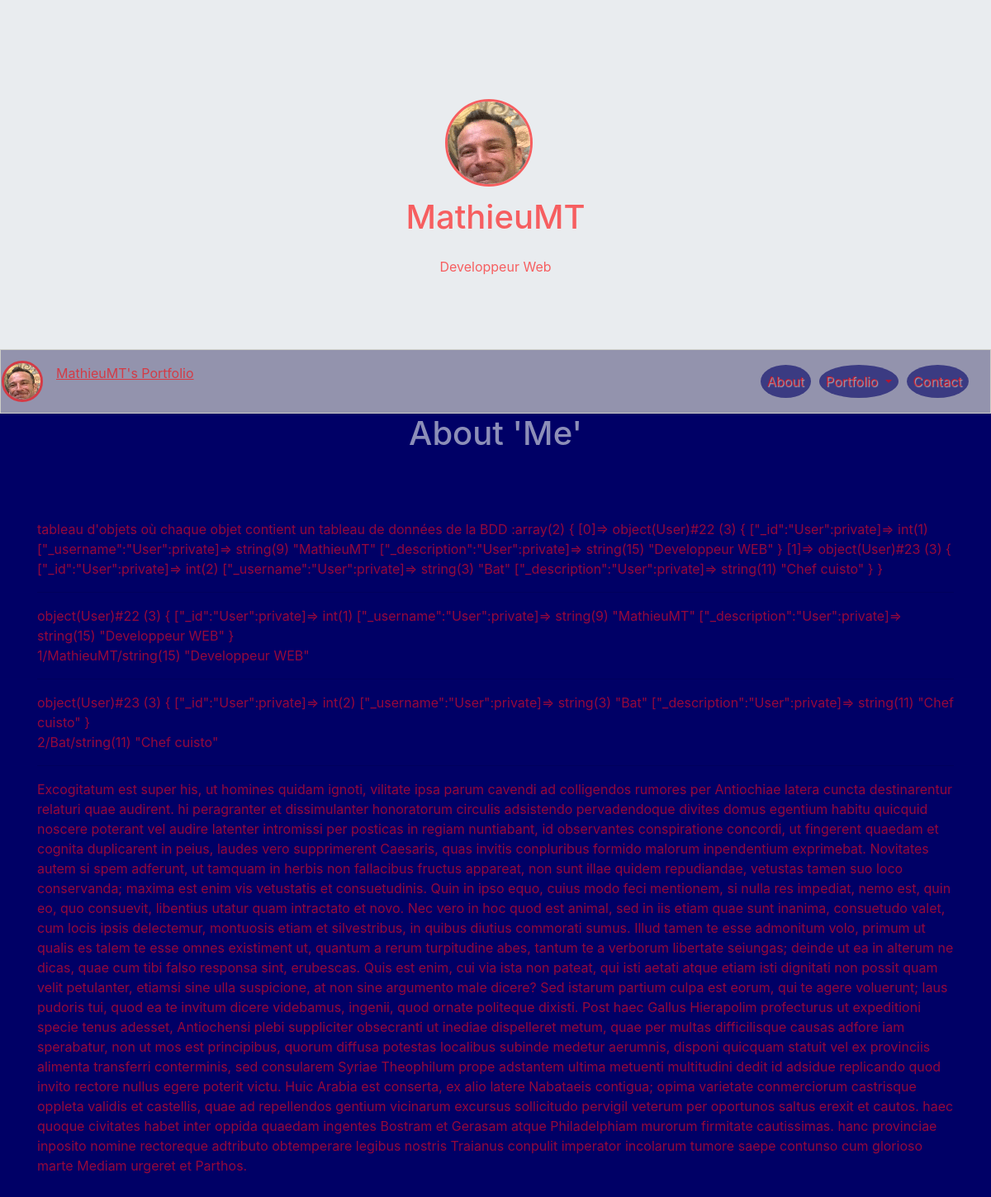
The page / on the database its author committed.
### tables this page shows
CREATE TABLE `users` (
  `id` int(11) NOT NULL,
  `username` varchar(255) NOT NULL,
  `description` longtext NOT NULL
);

### Controllers/Frontend/UserController.php (called while the page is built, shortened)
<?php
require_once 'Models/Frontend/User.php';
class UserController {
    private $_user;
    public function __construct(){
        $this->_user = new UserManager();
    }
    public function aboutUser() {
        $aboutUser = $this->_user->getUserDescription();
        $view = new ViewFrontEnd('aboutView');
        $view->generate(array('aboutUser' => $aboutUser));
    }
}

### index.php (called while the page is built, shortened)
<?php
$rooter = new Rooter();
$rooter->rooterRequest();

### Models/Frontend/UserManager.php (called while the page is built)
<?php
require_once 'Models/Frontend/User.php';
require_once 'Models/Model.php';
class UserManager extends Model{
    public function getUserDescription() {
        $users = [];
        $sql = "SELECT * FROM users";
        $aboutUser = $this->executeRequest($sql);
        foreach ($aboutUser as $oneUser) {
            $user = new User($oneUser);
            $users[] = $user;
        }
        return $users;
    }
}

### Models/Model.php (called while the page is built)
<?php
class Model {
    private $db;
    protected function executeRequest($sql, $params = null) {
       if ($params == null) {
            $result = $this->dbConnect()->query($sql);
        }
        else {
            $result = $this->dbConnect()->prepare($sql);
            $result->execute($params);
        }
        return $result;
    }
    private function dbConnect() {
        if ($this->db == null) {
            $this->db = new PDO('mysql:host=localhost; dbname=myPortfolio;charset=utf8', 'root', 'root', array(PDO::ATTR_ERRMODE => PDO::ERRMODE_EXCEPTION));
        }
        return $this->db;
    }
}

### Models/Frontend/User.php (called while the page is built, shortened)
<?php
require_once 'Models/Frontend/UserManager.php';
class User {
    private $_id,$_username,$_description;
    public function hydrate(array $data) {
        foreach ($data as $key => $value) {
            $method = 'set' . ucfirst($key);
        }
    }
    public function id() { return $this->_id; }
    public function username() { return $this->_username;}
    public function setId($id) {
        $id = (int) $id;
        if ($id > 0) {
            $this->_id = $id;
        }
    }
    public function setUsername($username) {
        if(is_string($username)) {
            $this->_username = $username;
        }
    }
}

### Views/Frontend/aboutView.php (the view, shortened to what this page needs)
<h1 class="text-center titlePage"><?= $this->title = 'About \'Me\'' ?></h1>
<br/>
<br/>
<br/>
<?php
echo 'tableau d\'objets où chaque objet contient un tableau de données de la BDD :';
var_dump($aboutUser);
echo '<hr>';
foreach ($aboutUser as $eachUser): ?>
<?php var_dump($eachUser); ?>
<fieldset>
    <article>
            <?= $eachUser->id(); ?>/<?= $eachUser->username(); ?>/<?php var_dump($eachUser->description()); ?>
    </article>
</fieldset>
    <hr />
<?php endforeach; ?>
<p>
Excogitatum est super his, ut homines quidam ignoti, vilitate ipsa parum cavendi ad colligendos rumores per Antiochiae latera cuncta destinarentur relaturi quae audirent. hi peragranter et dissimulanter honoratorum circulis adsistendo pervadendoque divites domus egentium habitu quicquid noscere poterant vel audire latenter intromissi per posticas in regiam nuntiabant, id observantes conspiratione concordi, ut fingerent quaedam et cognita duplicarent in peius, laudes vero supprimerent Caesaris, quas invitis conpluribus formido malorum inpendentium exprimebat.
Novitates autem si spem adferunt, ut tamquam in herbis non fallacibus fructus appareat, non sunt illae quidem repudiandae, vetustas tamen suo loco conservanda; maxima est enim vis vetustatis et consuetudinis. Quin in ipso equo, cuius modo feci mentionem, si nulla res impediat, nemo est, quin eo, quo consuevit, libentius utatur quam intractato et novo. Nec vero in hoc quod est animal, sed in iis etiam quae sunt inanima, consuetudo valet, cum locis ipsis delectemur, montuosis etiam et silvestribus, in quibus diutius commorati sumus.
Illud tamen te esse admonitum volo, primum ut qualis es talem te esse omnes existiment ut, quantum a rerum turpitudine abes, tantum te a verborum libertate seiungas; deinde ut ea in alterum ne dicas, quae cum tibi falso responsa sint, erubescas. Quis est enim, cui via ista non pateat, qui isti aetati atque etiam isti dignitati non possit quam velit petulanter, etiamsi sine ulla suspicione, at non sine argumento male dicere? Sed istarum partium culpa est eorum, qui te agere voluerunt; laus pudoris tui, quod ea te invitum dicere videbamus, ingenii, quod ornate politeque dixisti.
Post haec Gallus Hierapolim profecturus ut expeditioni specie tenus adesset, Antiochensi plebi suppliciter obsecranti ut inediae dispelleret metum, quae per multas difficilisque causas adfore iam sperabatur, non ut mos est principibus, quorum diffusa potestas localibus subinde medetur aerumnis, disponi quicquam statuit vel ex provinciis alimenta transferri conterminis, sed consularem Syriae Theophilum prope adstantem ultima metuenti multitudini dedit id adsidue replicando quod invito rectore nullus egere poterit victu.
Huic Arabia est conserta, ex alio latere Nabataeis contigua; opima varietate conmerciorum castrisque oppleta validis et castellis, quae ad repellendos gentium vicinarum excursus sollicitudo pervigil veterum per oportunos saltus erexit et cautos. haec quoque civitates habet inter oppida quaedam ingentes Bostram et Gerasam atque Philadelphiam murorum firmitate cautissimas. hanc provinciae inposito nomine rectoreque adtributo obtemperare legibus nostris Traianus conpulit imperator incolarum tumore saepe contunso cum glorioso marte Mediam urgeret et Parthos.
</p>

### Content/CSS/style.css (style rules this page uses)
body { background-color: rgba(0,0,102,1); }
.titlePage { color: rgba(233,236,239,0.6); }

### rows shown on the page
users: value "object(User)#22 (3) { [\"_id\":\"User\":private]=> int(1) [\"_username\":\"User\":private]=> string(9) \"MathieuMT\" [\"_description\":\"User\":private]=> string(15) \"Developpeur WEB\" } string(15) \"Developpeur WEB\"", id "1", username "MathieuMT"
users: value "object(User)#23 (3) { [\"_id\":\"User\":private]=> int(2) [\"_username\":\"User\":private]=> string(3) \"Bat\" [\"_description\":\"User\":private]=> string(11) \"Chef cuisto\" } string(11) \"Chef cuisto\"", id "2", username "Bat"

### other values the page prints
$this->title = 'About \'Me\'' "About 'Me'"
